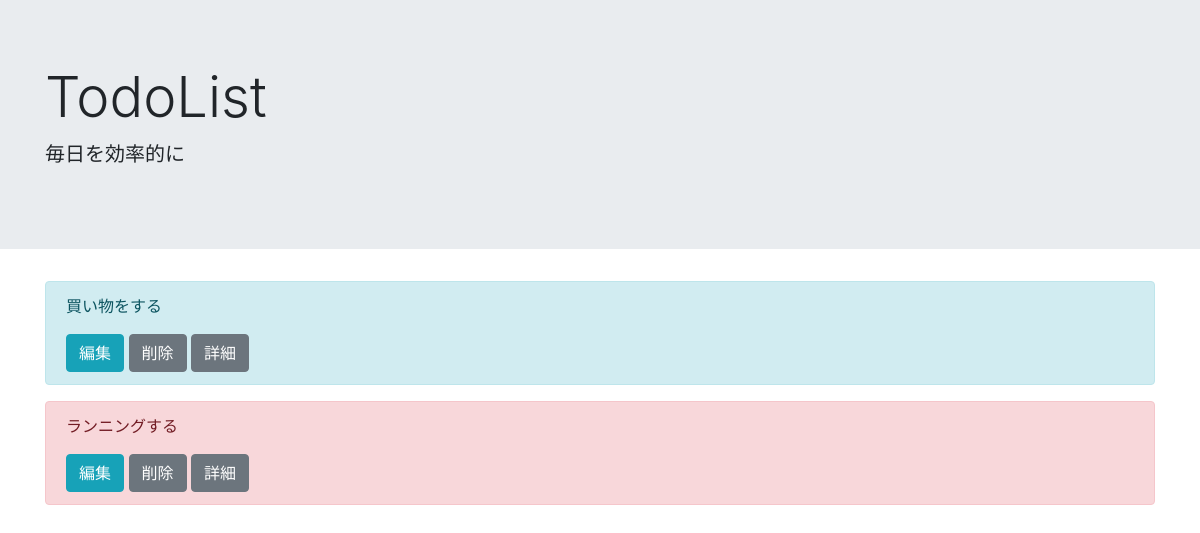
/list/, run on an earlier commit of the app's database.
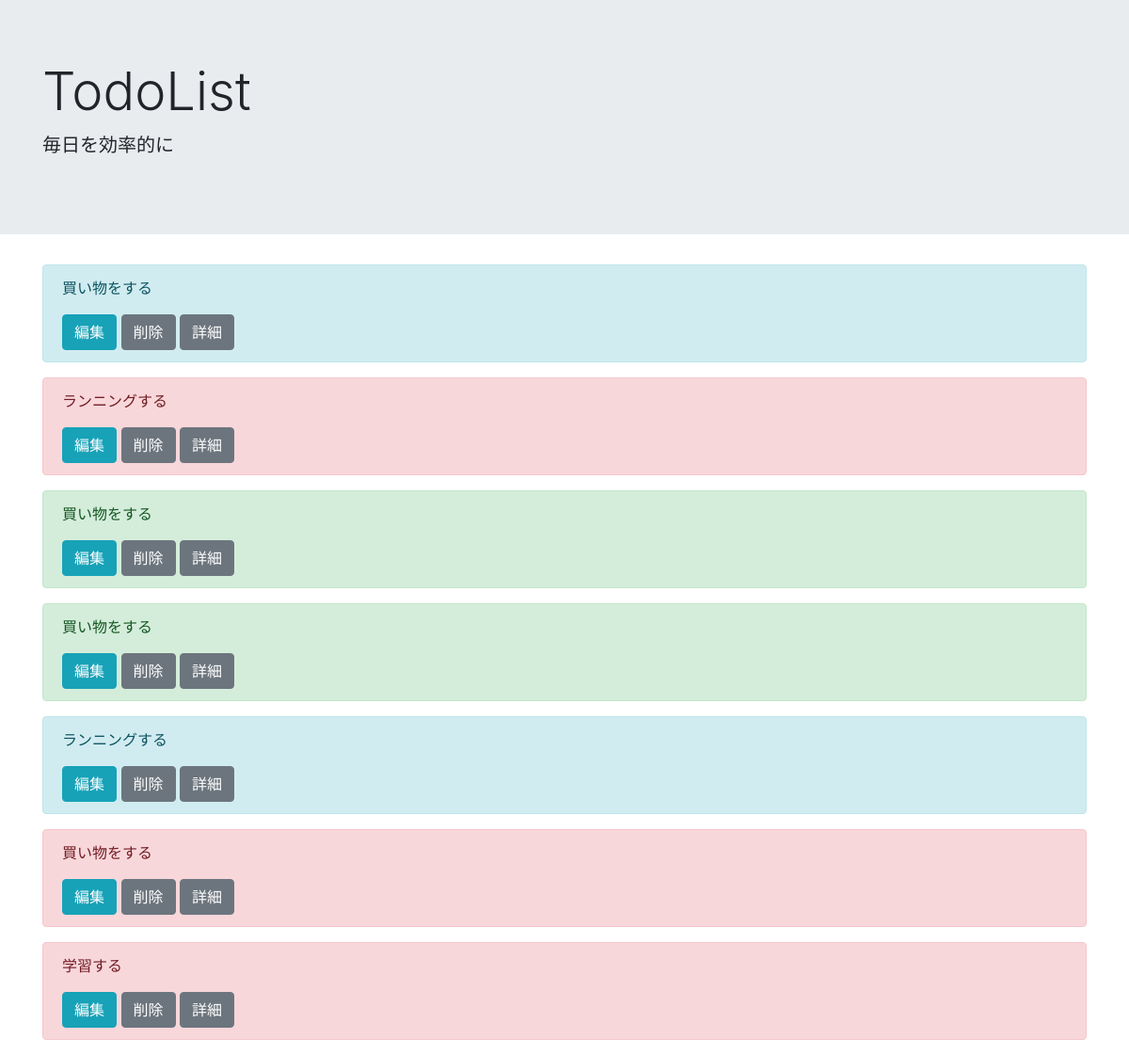
And on a later commit of the database.
### todo/models.py (models this page shows, shortened)
class TodoModel(models.Model):
    title = models.CharField(max_length=100)
    memo = models.TextField()
    priority = models.CharField(
        max_length=50,
        choices=PRIORITY,
    )
    duedate = models.DateField()

### todo/views.py (the view)
# urls.py: path('list/', TodoList.as_view(), name='list'),
class TodoList(ListView):
    template_name = 'list.html'
    model = TodoModel

### templates/list.html
{% extends 'base.html' %}
{% block header %}
    <div class="jumbotron jumbotron-fluid">
        <div class="container">
            <h1 class="display-4">TodoList</h1>
            <p class="lead">毎日を効率的に</p>
        </div>
    </div>
{% endblock header %}
{% block content %}
    <div class="container">
        {% for item in object_list %}
            <div class="alert alert-{{ item.priority }}" role="alert">
                <p>{{ item.title }}</p>
                <a href="{% url 'update' item.pk %}" class="btn btn-info">編集</a>
                <a href="{% url 'delete' item.pk %}" class="btn btn-secondary">削除</a>
                <a href="{% url 'detail' item.pk %}" class="btn btn-secondary">詳細</a>
            </div>
        {% endfor %}
    </div>
{% endblock content %}

### templates/base.html (shortened to what this page needs)
<!doctype html>
<html lang="en">
<head>
    <link rel="stylesheet" href="https://stackpath.bootstrapcdn.com/bootstrap/4.4.1/css/bootstrap.min.css"
>
</head>
<body>
{% block header %}
{% endblock header %}
{% block content %}
{% endblock content %}
</body>
</html>

What changed in the data, as far as the page shows it:
added TodoModel: title "買い物をする", priority "success" (drawn)
added TodoModel: title "買い物をする", priority "success" (drawn)
added TodoModel: title "ランニングする", priority "info" (drawn)
added TodoModel: title "買い物をする"
added TodoModel: title "学習する"
